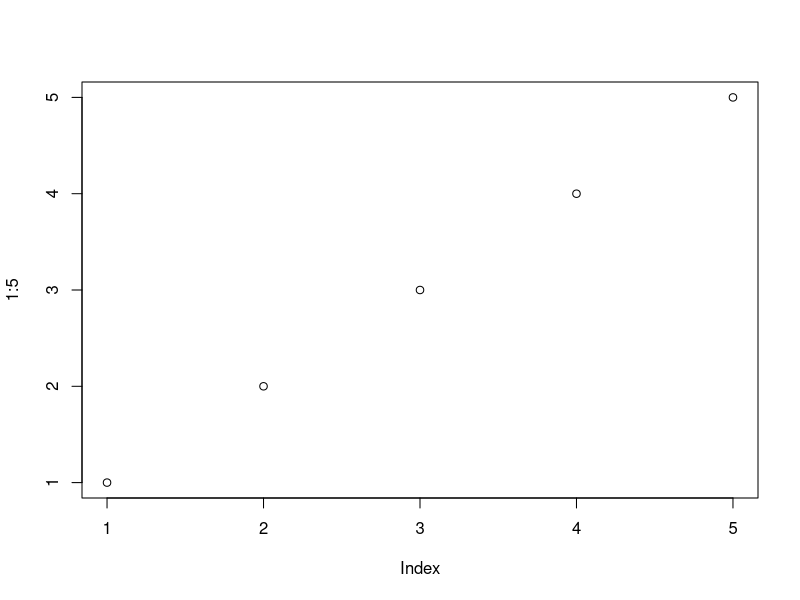
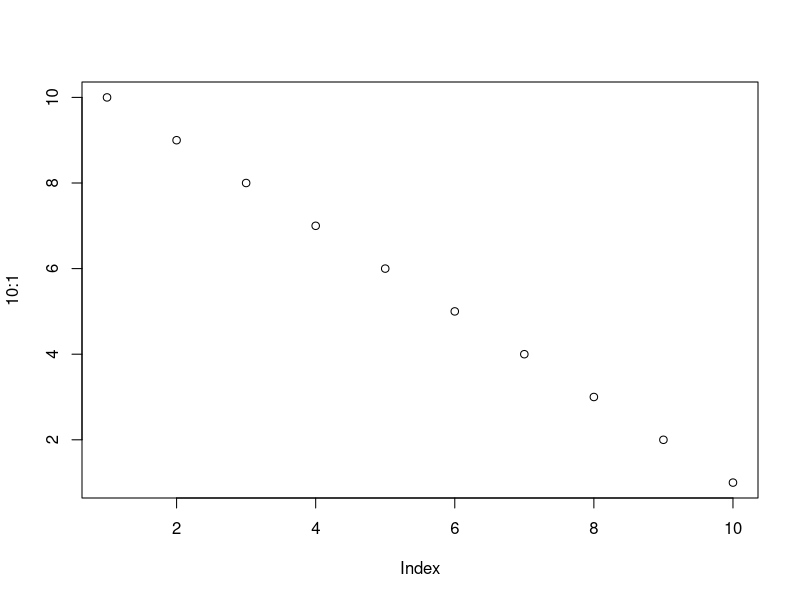

The R script that drew these images, in order:
## ---- chunk 1
knitr::opts_chunk$set(
  collapse = TRUE,
  comment = "#>"
)
## ---- chunk 2
plot(1:5)
plot(10:1)
## ---- chunk 3
knitr::kable(head(mtcars, 10))
